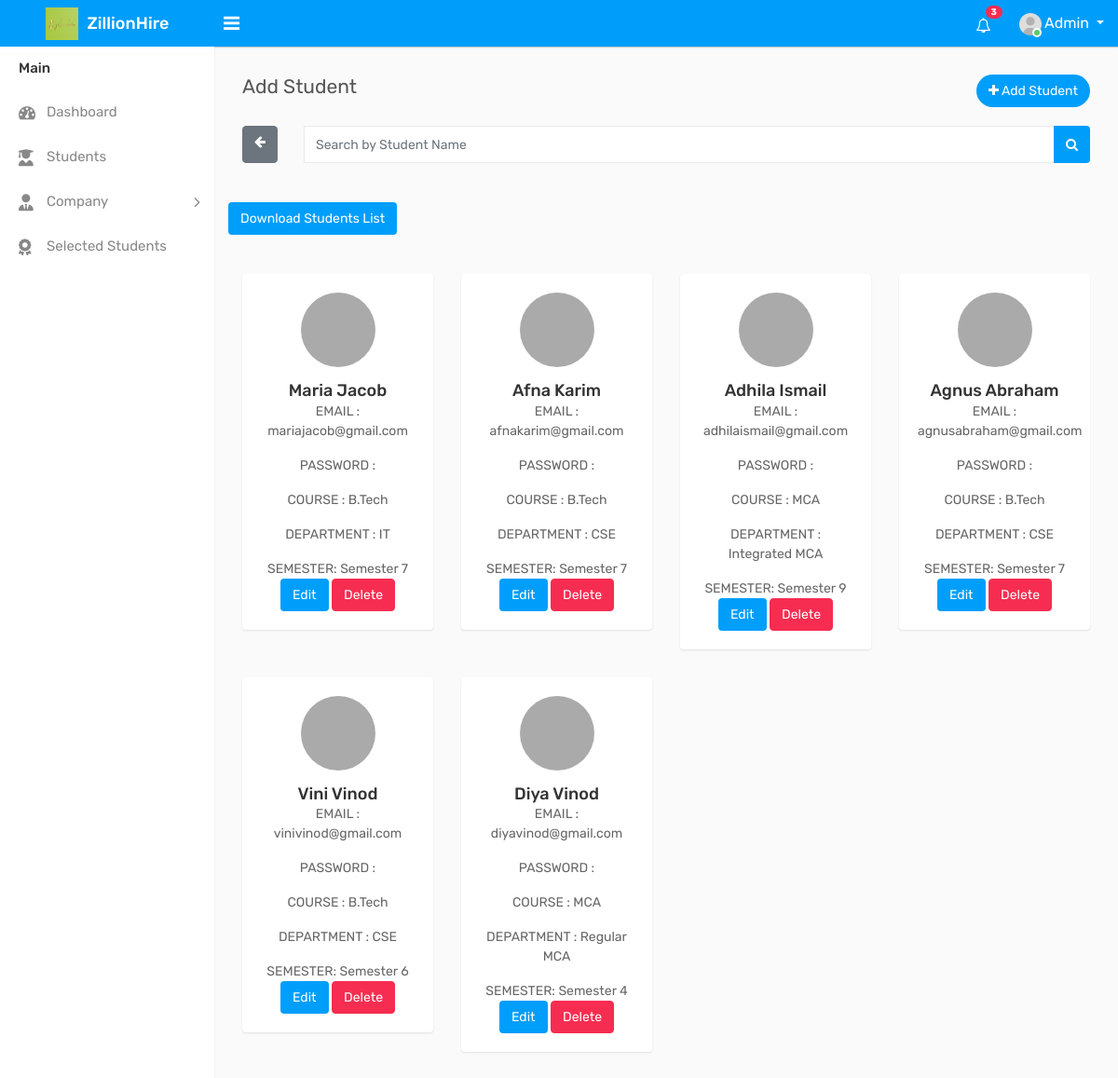
Screenshot of /admin_poststudent/ with the database file from the repository.
### website/models.py (models this page shows, shortened)
class Students(models.Model):
    sname = models.CharField(max_length=100,null=True, blank=True)
    email = models.EmailField(max_length=100,null=True, blank=True)
    course = models.CharField(max_length=50, choices=[('B.Tech', 'B.Tech'), ('MCA', 'MCA')],null=True, blank=True)
    department = models.CharField(max_length=100, choices=[('ECE', 'ECE'), ('CSE', 'CSE'),('Integrated MCA', 'Integrated MCA'),('Regular MCA', 'Regular MCA')],null=True, blank=True)
    semester = models.CharField(max_length=100, choices=[('Semester 1', 'Semester 1'), ('Semester 2', 'Semester 2'), ('Semester 3', 'Semester 3'), ('Semester 4', 'Semester 4'), ('Semester 5', 'Semester 5'), ('Semester 6', 'Semester 6'), ('Semester 7', 'Semester 7'), ('Semester 8', 'Semester 8'), ('Semester 9', 'Semester 9'), ('Semester 10', 'Semester 10')],null=True, blank=True)
    is_active: type[models.BooleanField] = models.BooleanField(default=True)

### website/views.py (the view)
# urls.py: path('admin_poststudent/', views.admin_poststudent, name='admin_poststudent'),
def admin_poststudent(request):
    stus=Students.objects.all()
    return render(request,'admin/admin_poststudent.html',{'stus': stus})

### templates/admin/admin_poststudent.html (shortened to what this page needs)
<!DOCTYPE html>
{% load static %}
<html lang="en">
<head>
    <link rel="stylesheet" type="text/css" href="{% static 'assets_admin/css/bootstrap.min.css'%}">
    <link rel="stylesheet" href="https://cdnjs.cloudflare.com/ajax/libs/font-awesome/5.15.3/css/all.min.css">
    <link rel="stylesheet" href="https://cdnjs.cloudflare.com/ajax/libs/font-awesome/6.3.0/css/all.min.css">
    <link rel="stylesheet" type="text/css" href="{% static 'assets_admin/css/font-awesome.min.css'%}">
    <link rel="stylesheet" type="text/css" href="{% static 'assets_admin/css/select2.min.css'%}">
    <link rel="stylesheet" type="text/css" href="{% static 'assets_admin/css/bootstrap-datetimepicker.min.css'%}">
    <link rel="stylesheet" type="text/css" href="{% static 'assets_admin/css/style.css'%}">
</head>
<body>
    <div class="main-wrapper">
        <div class="header">
            <div class="header-left">
                <a href="{% url 'admin_index2' %}" class="logo">
                    <img src="{% static 'assets_admin/img/logo.png' %}" width="35" height="35" alt=""> <span>ZillionHire</span>
                </a>
            </div>
            <a id="toggle_btn" href="javascript:void(0);"><i class="fa fa-bars"></i></a>
            <ul class="nav user-menu float-right">
                <li class="nav-item dropdown d-none d-sm-block">
                    <a href="#" class="dropdown-toggle nav-link" data-toggle="dropdown"><i class="fa fa-bell-o"></i> <span class="badge badge-pill bg-danger float-right">3</span></a>
                </li>
                <li class="nav-item dropdown has-arrow">
                    <a href="#" class="dropdown-toggle nav-link user-link" data-toggle="dropdown">
                        <span class="user-img">
                            <img class="rounded-circle" src="{% static 'assets_admin/img/user.jpg' %}" width="24" alt="Admin">
                            <span class="status online"></span>
                        </span>
                        <span>Admin</span>
                    </a>
                </li>
            </ul>
        </div>
        <div class="sidebar" id="sidebar">
            <div class="sidebar-inner slimscroll">
                <div id="sidebar-menu" class="sidebar-menu">
                    <ul>
                        <li class="menu-title">Main</li>
                        <li>
                            <a href="{% url 'admin_index2' %}"><i class="fa fa-dashboard"></i> <span>Dashboard</span></a>
                        </li>
                        <li>
                            <a href="{% url 'admin_poststudent' %}"><i class="fa-solid fa-user-graduate"></i> <span>Students</span></a>
                        </li>
                        <li class="submenu" class="active">
                            <a href="#"><i class="fas fa-user-tie"></i> <span> Company </span> <span class="menu-arrow"></span></a>
                        </li>
                        <li>
                            <a href="{% url 'admin_poststudent' %}"><i class="fa-solid fa-award"></i> <span>Selected Students</span></a>
                        </li>
                    </ul>
                    </div>
                </div>
            </div>
        <div class="page-wrapper">
            <div class="content">
                <div class="row">
                    <div class="col-sm-4 col-3">
                        <h4 class="page-title">Add Student</h4>
                    </div>
                    <div class="col-sm-8 col-9 text-right m-b-20">
                        <a href="{% url 'addstudents' %}" class="btn btn-primary btn-rounded float-right"><i class="fa fa-plus"></i> Add Student</a>
                    </div>
                </div>
                <div class="row">
                    <div class="col-md-12">
                        <form id="search-form" method="GET" action="{% url 'search_student' %}">
                            <div class="input-group">
                                <a href="{% url 'admin_poststudent' %}" class="btn btn-secondary"><i class="fa fa-arrow-left"></i></a>&ensp;&ensp;&ensp;&ensp;
                                <input type="text" class="form-control" name="studentname" placeholder="Search by Student Name">
                                <div class="input-group-append">
                                    <button class="btn btn-primary" type="submit"><i class="fa fa-search"></i> </button>
                                </div>
                            </div>
                        </form>
                    </div>
                </div><br><br>
                <div class="row">
                    <form method="get" action="{% url 'generate_pdf' %}">
                        <button type="submit" class="btn btn-primary">Download Students List</button>
                    </form>
                </div><br><br>
                <div class="row doctor-grid">
                    {% for stu in stus %}
                    {% if stu.is_active %}
                    <div class="col-md-4 col-sm-4 col-lg-3">
                        <div class="profile-widget">
                            <div class="doctor-img">
                                <a class="avatar" href="profile.html"><img alt="" src="{{ ashaworker.profile_photo.url }}"></a>
                            </div>
                            <h4 class="doctor-name text-ellipsis"><a href="profile.html">{{ stu.sname }}</a></h4>
                            <div>
                                <p class="card-text">EMAIL : {{ stu.email }}</p>
                                <p class="card-text">PASSWORD : {{ stu.password }}</p>
                                <p class="card-text">COURSE : {{ stu.get_course_display }}</p>
                                <p class="card-text">DEPARTMENT : {{ stu.get_department_display }}</p>
                                <p class="card-text">SEMESTER: {{ stu.get_semester_display }}</p>
                            </div>
                            <div class="edit-delete-buttons">
                                <a href="{% url 'edit_student' stu.id %}" class="btn btn-primary">Edit</a>
                                <a href="{% url 'delete_student' stu.id %}" class="btn btn-danger">Delete</a>
                            </div>
                        </div>
                    </div>
                    {% endif %}
                    {% endfor %}
                </div>
            </div>
        </div>
    </div>
</body>
</html>

### rows the page displays
Students: sname "Maria Jacob", email "mariajacob@gmail.com", course "B.Tech", department "IT", semester "Semester 7"
Students: sname "Afna Karim", email "afnakarim@gmail.com", course "B.Tech", department "CSE", semester "Semester 7"
Students: sname "Adhila Ismail", email "adhilaismail@gmail.com", course "MCA", department "Integrated MCA", semester "Semester 9"
Students: sname "Agnus Abraham", email "agnusabraham@gmail.com", course "B.Tech", department "CSE", semester "Semester 7"
Students: sname "Vini Vinod", email "vinivinod@gmail.com", course "B.Tech", department "CSE", semester "Semester 6"
Students: sname "Diya Vinod", email "diyavinod@gmail.com", course "MCA", department "Regular MCA", semester "Semester 4"
